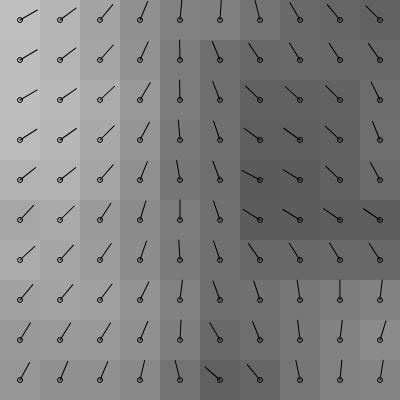
Frame 1 (no input)
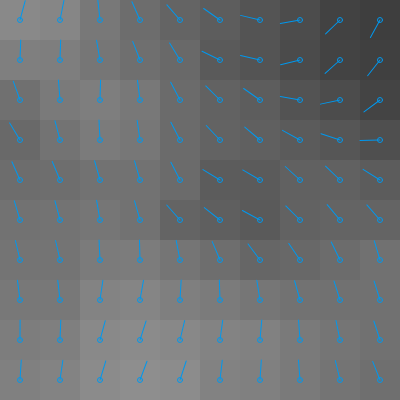
Frame 60 (no input)
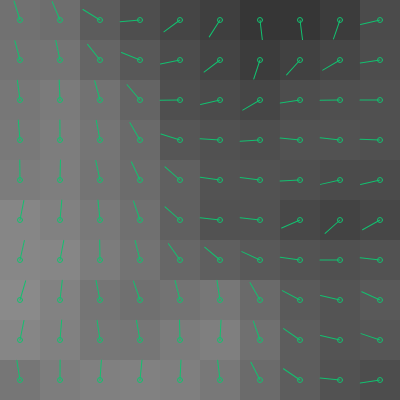
Frame 120 (the mouse pressed at the canvas centre since frame 60)

The p5.js sketch that drew these frames (run headless with seeded random() and noise() and a simulated clock; from frame 60 on, the mouse is pressed at the canvas centre):

// p5.js sketch
// ── sketch.js
var r, g, b;


let res = 40;
let rows, cols;
let xoff, yoff, zoff = 1;
let inc = .1;
function setup() {
  createCanvas(400, 400);
  rows = height/res;
  cols = width/res;
  noStroke();
}
function draw() {
  background(220);
  yoff = 100;
  for(let i=0; i<rows; i++) {
    xoff = 300;
    for(let j=0; j<cols; j++) {
      n = noise(xoff, yoff, zoff)*255;
      fill(n);
      rect(i*res, j*res, res, res);
      let dx = i*res+20;
      let dy = j*res+20;
      drawDial(dx, dy, n);
      xoff += inc;
    }
    yoff += inc;
  }
  zoff += inc/10;
  r = random(255);
  g = random(255);
  b = random(255);
}
function drawDial(x, y, n) {
  push();
  translate(x, y);
  stroke(r, g, b);
  let a = map(n, 0, 255, 0, TWO_PI); 
  let angle = atan(a);
  ellipse(0, 0, 5, 5);
  rotate(angle*10);
  line(0, 0, 0, -20);
  noStroke();
  pop();
}
